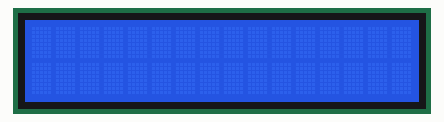
Recording of a sketch running on a simulated Arduino Mega 2560, built with avr-gcc and run on an emulated ATmega2560. On the bench: 16×2 character LCD.

Above: at 0.1 s.
At 0.6 s:
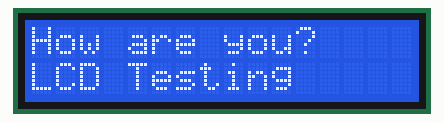

The sketch:

EXA2.ino
```cpp
#include <LiquidCrystal.h>

LiquidCrystal lcd(49, 48, 47, 43, 42, 41);

void setup() {

    lcd.begin(16, 2);
    lcd.clear();
    lcd.setCursor(0, 0);
    lcd.print("How are you?");
    lcd.setCursor(0, 1);
    lcd.print("LCD Testing");

}

void loop() {

    lcd.noDisplay();
    delay(500);
    lcd.display();
    delay(500);

}
```

Measured:
- what the display in image 1 shows lasts 0.5 s, from 0.6 s to 1.1 s
